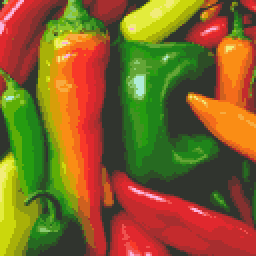
%> input picture image_compression/goruntu_32.bmp, 128 x 128 px, given in place of biber.bmp, which was not available (shown 2 times larger)
$ octave ImageCompression.m   (GNU Octave 9; MATLAB toolbox functions it lacks are replaced by stand-ins)
%> lines starting %> are read from the running program, lines starting %| are printed output that depends on the picture; pictures that were not available may be replaced by others from this repository, and a replacement may not be noted
%> further down, img is the input picture: size 128x128x3 uint8; mean R, G, B 131.2, 98.2, 39.1
### image_compression/KMeansColorReduction.m
function [outImg,palette]=KMeansColorReduction(inImgPath,noOfColors)
%> called with noOfColors = 32
%Read Input Image
[ImgMat, inMap] = imread(inImgPath);
%> inMap = []
s_img = size(ImgMat);
%> s_img = [128 128 3]
s_map = size(inMap);
%> s_map = [0 0]

if(s_map(1) == 0)
    %sRGB Color Image
    inImg = ImgMat;
else
    %Indexed Color Image
    inImg = ind2rgb(ImgMat, inMap);
    inImg = round(inImg .* 255);
end

%K-Means
r = inImg(:,:,1);
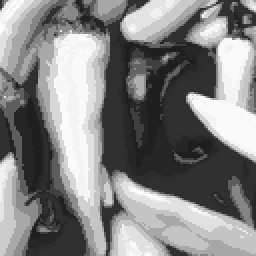
%> r: size 128x128 uint8 (shown 2 times larger); min 31, max 252, mean 131.2
g = inImg(:,:,2);
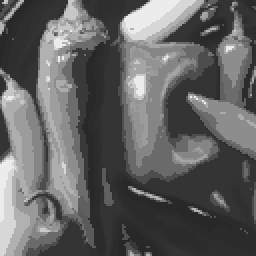
%> g: size 128x128 uint8 (shown 2 times larger); min 40, max 236, mean 98.2
b = inImg(:,:,3);
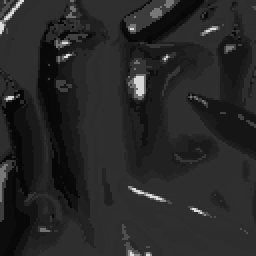
%> b: size 128x128 uint8 (shown 2 times larger); min 7, max 220, mean 39.1
inputImg = zeros((s_img(1) * s_img(2)), 3);
inputImg(:,1) = r(:);
inputImg(:,2) = g(:);
inputImg(:,3) = b(:);
inputImg = double(inputImg);
[idx, C] = kmeans(inputImg, noOfColors, 'EmptyAction', 'singleton');
%> C = 32 rows, first 12: [225 40 46; 48 52 46; 250 141 21; 31 133 26; 133 48 47; 203 215 12; 93 51 47; 140 153 19; 227 236 61; 63 147 32; 207 96 31; 45 77 38]
palette = round(C);
%> palette has the same summary as C

%Color Mapping
idx = uint8(idx);
outImg = zeros(s_img(1),s_img(2),3);
temp = reshape(idx, [s_img(1) s_img(2)]);
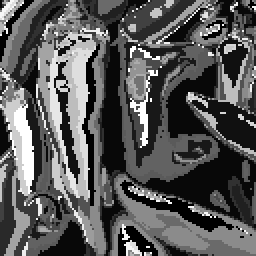
%> temp: size 128x128 uint8 (shown 2 times larger); min 1, max 32, mean 11.7; drawn with min black and max white
for i = 1 : 1 : s_img(1)
    for j = 1 : 1 : s_img(2)
        outImg(i,j,:) = palette(temp(i,j),:);
    end
end
%Writting Output Image file
outFilename = ['_', int2str(noOfColors),'.bmp'];
%imwrite(uint8(outImg), outFilename);

### image_compression/hufftree.m
% hufftree.m
   function [tree, table] = hufftree(alphabet,prob)

   for l=1:length(alphabet)% her renk için bir yaprak oluþturulur
      leaves(l).val = alphabet{l};
      leaves(l).zero= '';
      leaves(l).one='';
      leaves(l).prob = prob(l);
   end

   % en düþük olasýlýklý 2 renk toplanarak baþlanýr
   % tek düðüm kalana kadar devam edilir
   while length(leaves)>1
      [dummy,I]=sort(prob);
      prob = [prob(I(1))+prob(I(2)) prob(I(3:end))];
      node.zero = leaves(I(1));
      node.one  = leaves(I(2));
      node.prob = prob(1);
      node.val = '';
      leaves = [node leaves(I(3:end))];
   end


   % dfs ile her renge karþýlýk gelen kodlarýn tutulduðu tablo oluþturulur
   table.val={}; table.code={};
   [tree, table] = descend(leaves(1),table,'');


   %%%%%%%%%%%%%%%%%%%%%%%%%%%%%%%%%%%%%%%%%%%%%%%%%%%%%%%%%%%%%%%%%%%%%%%%%%%%%%%%%%%
   function [tree, table] = descend(oldtree, oldtable, code)

   table = oldtable;
   if(~isempty(oldtree.val))
      tree.val = oldtree.val;
      table.val{end+1}  = oldtree.val;
      table.code{end+1} = code;
   else
      [tree0, table] = descend(oldtree.zero, table, strcat(code,'0'));
      [tree1, table] = descend(oldtree.one,  table, strcat(code,'1'));
      tree.zero=tree0;
      tree.one= tree1;
   end


### image_compression/huffencode.m
 % huffencode.m
   function bitstring = huffencode(input, table)

   bitstring = '';
   for l=1:length(input),
      bitstring = strcat(bitstring,table.code{strcmp(table.val,input{l})});
   end

### image_compression/huffdecode.m
 % huffdecode.m
   function message = huffdecode(bitstring, tree)

   treepos = tree;
   counter = 1;
   for l=1:length(bitstring)
      if(bitstring(l) == '1')
         treepos = treepos.one;
      else
         treepos = treepos.zero;
      end
      if(isfield(treepos,'val'))
         message{counter} = treepos.val;
         counter = counter+1;
         treepos = tree;
      end
   end

### image_compression/ImageCompression.m
clear all;
imImgPath='C:\Users\Melike Nur Mermer\Desktop\testresim\biber.bmp';
img=imread(imImgPath);
cbsize=32;
[imgr,codebook]=KMeansColorReduction(imImgPath,cbsize);
%> codebook has the same summary as C in KMeansColorReduction
[satir,sutun]=size(imgr);
%> satir = 128; sutun = 384
sutun=sutun/3;
%> sutun = 128
alphabet={};
for i=1:cbsize
    alphabet{i}=num2str(i);
end
frek=zeros(1,cbsize);
prob=zeros(1,cbsize);
frektop=satir*sutun;
%> frektop = 16384
imgmat=zeros(satir,sutun);
for k=1:cbsize
    for i=1:satir
        for j=1:sutun
        if imgr(i,j,1)==codebook(k,1) && imgr(i,j,2)==codebook(k,2) && imgr(i,j,3)==codebook(k,3)
            frek(k)=frek(k)+1;
            imgmat(i,j)=k;
        end
        end
    end
end
%> after the loop, frek = 32 values, max 2718 at index 2, min 48 at index 15, mean 512
for i=1:cbsize
    prob(i)=frek(i)/frektop;
end
%> after the loop, prob = 32 values, max 0.166 at index 2, min 0.00293 at index 15, mean 0.0312
[hufftree,tab]=hufftree(alphabet,prob);
imgdizi={};
a=1;
for i=1:satir
    for j=1:sutun
    imgdizi{a}=num2str(imgmat(i,j));
    a=a+1;
    end
end
%> after the loop, a = 16385; imgdizi = 16384 items
code=huffencode(imgdizi,tab);
%> the loop in huffencode, `for l=1:length(input),` made 16384 passes
%> bitstring on passes 1 to 3: '111', '11110011', '1111001111000011'
compu=length(code);
%> compu = 73342
decoded=huffdecode(code,hufftree);
%> after the loop in huffdecode, `for l=1:length(bitstring)`: counter = 16385; message = 16384 items
%> decoded = 16384 items
a=1;
for i=1:satir
    for j=1:sutun
    imgmatdecomp(i,j)=str2num(decoded{a});
    a=a+1;
    end
end
for k=1:cbsize
    for i=1:satir
        for j=1:sutun
        if imgmat(i,j)==k
            imgdecomp(i,j,1)=codebook(k,1);
            imgdecomp(i,j,2)=codebook(k,2);
            imgdecomp(i,j,3)=codebook(k,3);
        end
        end
    end
end
compratio=compu/(frektop*24);
%> compratio = 0.187
compbasari=(1-compratio)*100;
%> compbasari = 81.35
for i=1:satir
    for j=1:sutun
    decompkare(i,j)=double(imgdecomp(i,j))^2;
    squaredErrorImage(i,j) = (double(img(i,j)) - double(imgdecomp(i,j)))^ 2;
    end
end
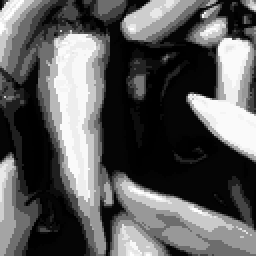
%> decompkare: size 128x128 double (shown 2 times larger); min 961, max 63504, mean 23534; drawn with min black and max white
%> squaredErrorImage: size 128x128 double; every value is 0
mse = sum(sum(squaredErrorImage))/(satir*sutun);
%> mse = 0
rmse = sqrt(mse);
%> rmse = 0
snr = sqrt((sum(sum(decompkare)))/(sum(sum(squaredErrorImage))));
%> snr = Inf
peaksnr=10*log10(((cbsize-1)^2)/mse);
%> peaksnr = Inf
imshow(uint8(imgdecomp));
dosyaismi=['goruntu_',int2str(cbsize),'.bmp'];
imwrite(uint8(imgdecomp), dosyaismi);
